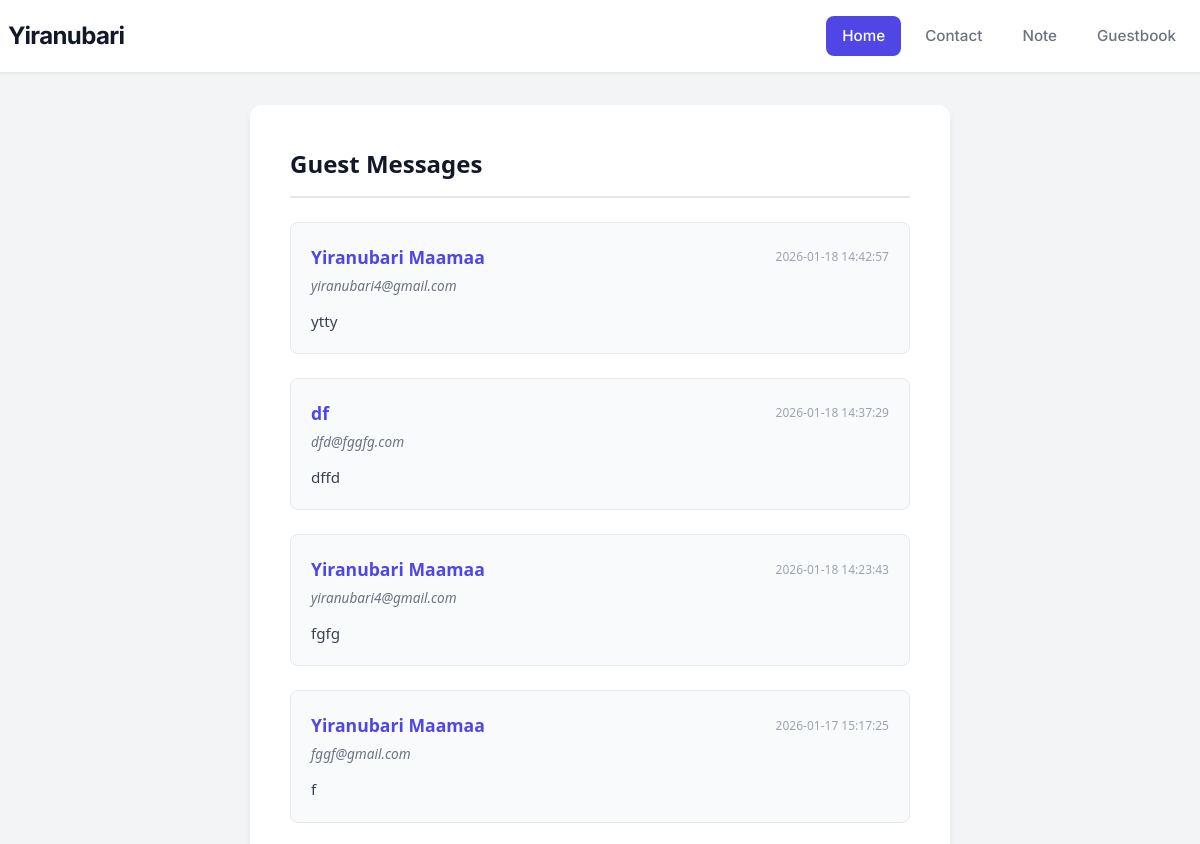
Page /guestbook (upper part) on the earlier database version.
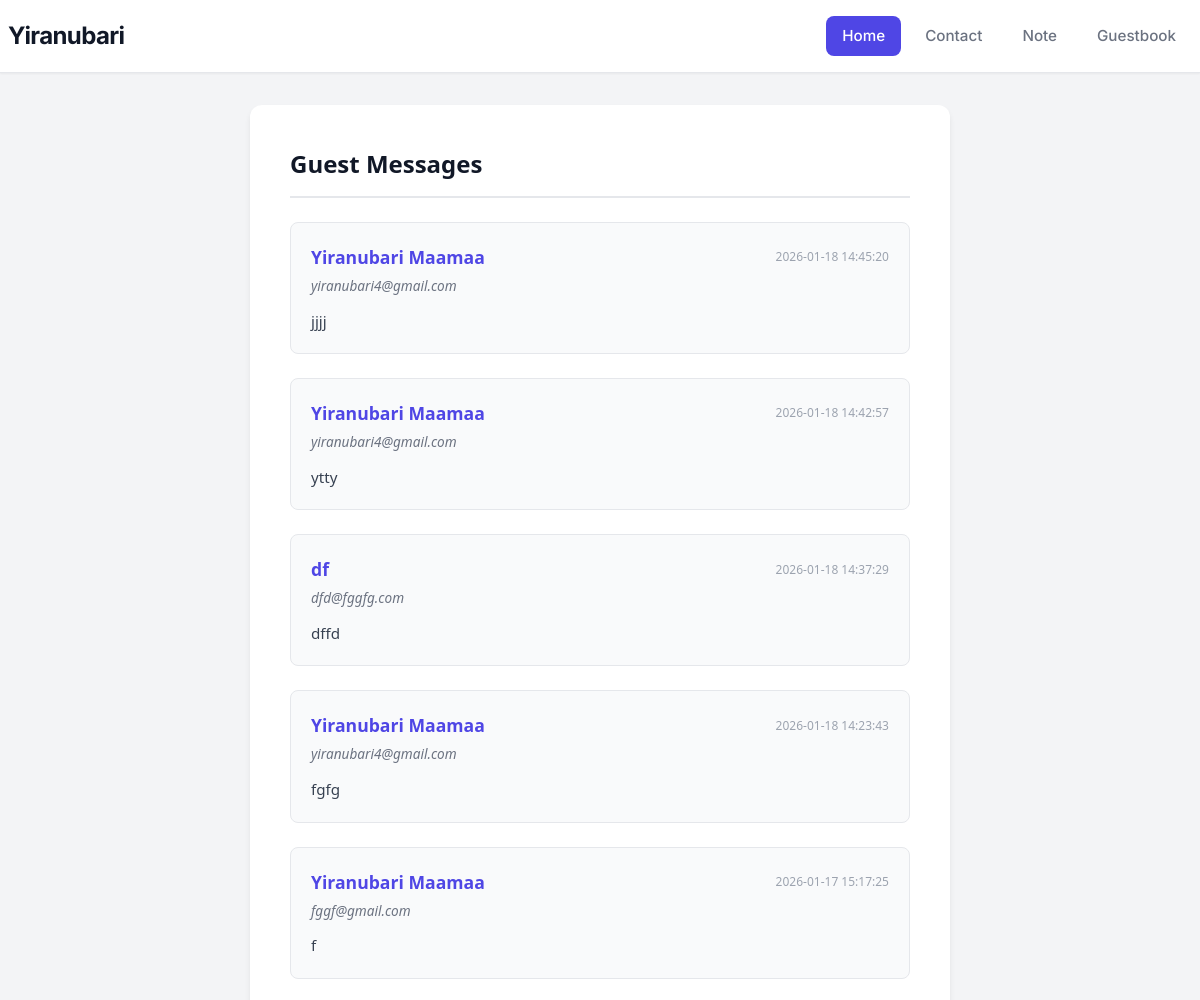
Same page on the later database version.
### tables this page shows
CREATE TABLE messages (
    id INTEGER PRIMARY KEY AUTOINCREMENT,
    name TEXT NOT NULL,
    email TEXT NOT NULL,
    message TEXT NOT NULL,
    created_at TIMESTAMP DEFAULT CURRENT_TIMESTAMP
);

### includes/view.php (called while the page is built, shortened)
<?php
function renderView(string $template, array $data = []): void
{
    include TEMPLATES_DIR . '/header.php';
    include TEMPLATES_DIR . '/' . $template . '.php';
    include TEMPLATES_DIR . '/footer.php';
}

### routes/guestbook_get.php (called while the page is built)
<?php
$messages = getMessages(connectDb());
renderView(
    template: 'guestbook_get',
    data: ['messages' => $messages]
);

### public/index.php (called while the page is built, shortened)
<?php
dispatch($_SERVER['REQUEST_URI'], $_SERVER['REQUEST_METHOD']);

### includes/db.php (called while the page is built, shortened)
<?php
function connectDb(): PDO
{
    $pdo = new PDO('sqlite:' . DB_DIR . '/' . 'db.sqlite');
    $pdo->setAttribute(PDO::ATTR_ERRMODE, PDO::ERRMODE_EXCEPTION);
    return $pdo;
}
function getMessages(PDO $pdo): array
{
    $sql = "SELECT * FROM messages ORDER BY created_at DESC";
    $stmt = $pdo->query($sql);
    return $stmt->fetchAll(PDO::FETCH_ASSOC);
}

### templates/guestbook_get.php (the view, shortened to what this page needs)
<?php
$messages = $data['messages'];
?>
<section class="guestbook-card">
    <h2>Guest Messages</h2>
    <?php if (empty($messages)): ?>
    <p class="empty-state">No messages yet. Be the first to leave a message!</p>
    <?php else: ?>
    <div class="messages-list">
        <?php foreach ($messages as $message): ?>
        <div class="message-item">
            <div class="message-header">
                <h3><?= htmlspecialchars($message['name']) ?></h3>
                <span class="date"><?= htmlspecialchars($message['created_at']) ?></span>
            </div>
            <p class="email"><?= htmlspecialchars($message['email']) ?></p>
            <div class="message-body">
                <?= nl2br(htmlspecialchars($message['message'])) ?>
            </div>
        </div>
        <?php endforeach; ?>
    </div>
    <?php endif; ?>
</section>

Differences in the rows shown:
added messages: name "Yiranubari Maamaa", created_at "2026-01-18 14:45:20", email "yiranubari4@gmail.com", message "jjjj"
